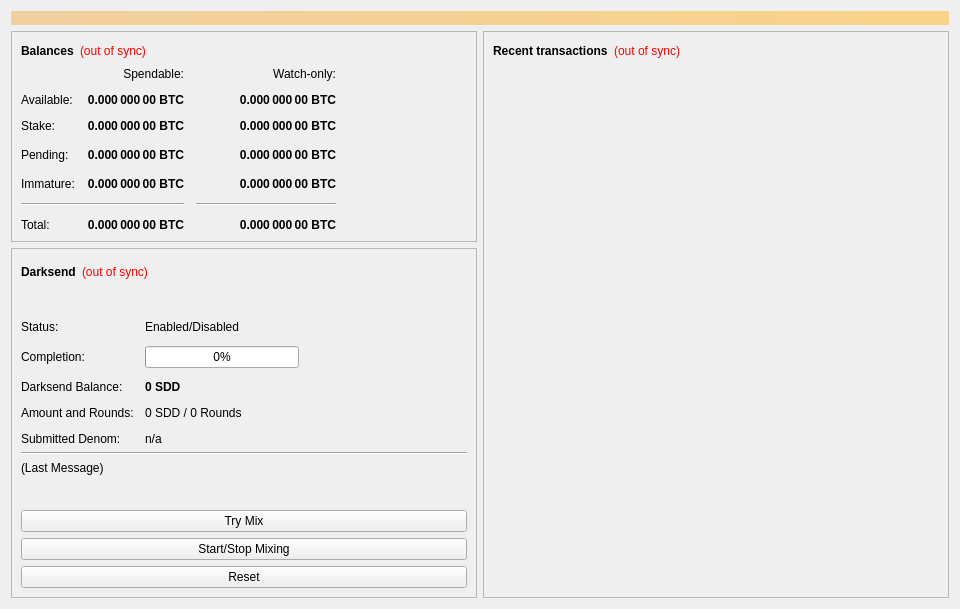
<?xml version="1.0" encoding="UTF-8"?>
<ui version="4.0">
 <class>OverviewPage</class>
 <widget class="QWidget" name="OverviewPage">
  <property name="geometry">
   <rect>
    <x>0</x>
    <y>0</y>
    <width>960</width>
    <height>594</height>
   </rect>
  </property>
  <property name="minimumSize">
   <size>
    <width>960</width>
    <height>0</height>
   </size>
  </property>
  <property name="windowTitle">
   <string>Form</string>
  </property>
  <layout class="QVBoxLayout" name="topLayout">
   <item>
    <widget class="QLabel" name="labelAlerts">
     <property name="visible">
      <bool>false</bool>
     </property>
     <property name="styleSheet">
      <string notr="true">background-color: qlineargradient(x1: 0, y1: 0, x2: 1, y2: 0, stop:0 #F0D0A0, stop:1 #F8D488); color:#000000;</string>
     </property>
     <property name="wordWrap">
      <bool>true</bool>
     </property>
     <property name="margin">
      <number>3</number>
     </property>
    </widget>
   </item>
   <item>
    <layout class="QHBoxLayout" name="horizontalLayout" stretch="1,1">
     <item>
      <layout class="QVBoxLayout" name="verticalLayout_2">
       <item>
        <widget class="QFrame" name="frame">
         <property name="frameShape">
          <enum>QFrame::StyledPanel</enum>
         </property>
         <property name="frameShadow">
          <enum>QFrame::Raised</enum>
         </property>
         <layout class="QVBoxLayout" name="verticalLayout_4">
          <item>
           <layout class="QHBoxLayout" name="horizontalLayout_4">
            <item>
             <widget class="QLabel" name="label_5">
              <property name="font">
               <font>
                <weight>75</weight>
                <bold>true</bold>
               </font>
              </property>
              <property name="text">
               <string>Balances</string>
              </property>
             </widget>
            </item>
            <item>
             <widget class="QLabel" name="labelWalletStatus">
              <property name="cursor">
               <cursorShape>WhatsThisCursor</cursorShape>
              </property>
              <property name="toolTip">
               <string>The displayed information may be out of date. Your wallet automatically synchronizes with the Steadynode network after a connection is established, but this process has not completed yet.</string>
              </property>
              <property name="styleSheet">
               <string notr="true">QLabel { color: red; }</string>
              </property>
              <property name="text">
               <string notr="true">(out of sync)</string>
              </property>
              <property name="alignment">
               <set>Qt::AlignLeading|Qt::AlignLeft|Qt::AlignVCenter</set>
              </property>
             </widget>
            </item>
            <item>
             <spacer name="horizontalSpacer_3">
              <property name="orientation">
               <enum>Qt::Horizontal</enum>
              </property>
              <property name="sizeHint" stdset="0">
               <size>
                <width>40</width>
                <height>20</height>
               </size>
              </property>
             </spacer>
            </item>
           </layout>
          </item>
          <item>
           <layout class="QGridLayout" name="gridLayout">
            <property name="spacing">
             <number>12</number>
            </property>
            <item row="3" column="2">
             <widget class="QLabel" name="labelWatchPending">
              <property name="font">
               <font>
                <weight>75</weight>
                <bold>true</bold>
               </font>
              </property>
              <property name="cursor">
               <cursorShape>IBeamCursor</cursorShape>
              </property>
              <property name="toolTip">
               <string>Unconfirmed transactions to watch-only addresses</string>
              </property>
              <property name="text">
               <string notr="true">0.000 000 00 BTC</string>
              </property>
              <property name="alignment">
               <set>Qt::AlignRight|Qt::AlignTrailing|Qt::AlignVCenter</set>
              </property>
              <property name="textInteractionFlags">
               <set>Qt::LinksAccessibleByMouse|Qt::TextSelectableByKeyboard|Qt::TextSelectableByMouse</set>
              </property>
             </widget>
            </item>
            <item row="3" column="1">
             <widget class="QLabel" name="labelUnconfirmed">
              <property name="font">
               <font>
                <weight>75</weight>
                <bold>true</bold>
               </font>
              </property>
              <property name="cursor">
               <cursorShape>IBeamCursor</cursorShape>
              </property>
              <property name="toolTip">
               <string>Total of transactions that have yet to be confirmed, and do not yet count toward the spendable balance</string>
              </property>
              <property name="text">
               <string notr="true">0.000 000 00 BTC</string>
              </property>
              <property name="alignment">
               <set>Qt::AlignRight|Qt::AlignTrailing|Qt::AlignVCenter</set>
              </property>
              <property name="textInteractionFlags">
               <set>Qt::LinksAccessibleByMouse|Qt::TextSelectableByKeyboard|Qt::TextSelectableByMouse</set>
              </property>
             </widget>
            </item>
            <item row="4" column="2">
             <widget class="QLabel" name="labelWatchImmature">
              <property name="font">
               <font>
                <weight>75</weight>
                <bold>true</bold>
               </font>
              </property>
              <property name="cursor">
               <cursorShape>IBeamCursor</cursorShape>
              </property>
              <property name="toolTip">
               <string>Mined balance in watch-only addresses that has not yet matured</string>
              </property>
              <property name="text">
               <string notr="true">0.000 000 00 BTC</string>
              </property>
              <property name="alignment">
               <set>Qt::AlignRight|Qt::AlignTrailing|Qt::AlignVCenter</set>
              </property>
              <property name="textInteractionFlags">
               <set>Qt::LinksAccessibleByMouse|Qt::TextSelectableByKeyboard|Qt::TextSelectableByMouse</set>
              </property>
             </widget>
            </item>
            <item row="5" column="0" colspan="2">
             <widget class="Line" name="lineSpendableBalance">
              <property name="orientation">
               <enum>Qt::Horizontal</enum>
              </property>
             </widget>
            </item>
            <item row="5" column="2">
             <widget class="Line" name="lineWatchBalance">
              <property name="sizePolicy">
               <sizepolicy hsizetype="Preferred" vsizetype="Fixed">
                <horstretch>0</horstretch>
                <verstretch>0</verstretch>
               </sizepolicy>
              </property>
              <property name="minimumSize">
               <size>
                <width>140</width>
                <height>0</height>
               </size>
              </property>
              <property name="orientation">
               <enum>Qt::Horizontal</enum>
              </property>
             </widget>
            </item>
            <item row="6" column="0">
             <widget class="QLabel" name="labelTotalText">
              <property name="text">
               <string>Total:</string>
              </property>
             </widget>
            </item>
            <item row="4" column="1">
             <widget class="QLabel" name="labelImmature">
              <property name="font">
               <font>
                <weight>75</weight>
                <bold>true</bold>
               </font>
              </property>
              <property name="cursor">
               <cursorShape>IBeamCursor</cursorShape>
              </property>
              <property name="toolTip">
               <string>Mined balance that has not yet matured</string>
              </property>
              <property name="text">
               <string notr="true">0.000 000 00 BTC</string>
              </property>
              <property name="alignment">
               <set>Qt::AlignRight|Qt::AlignTrailing|Qt::AlignVCenter</set>
              </property>
              <property name="textInteractionFlags">
               <set>Qt::LinksAccessibleByMouse|Qt::TextSelectableByKeyboard|Qt::TextSelectableByMouse</set>
              </property>
             </widget>
            </item>
            <item row="3" column="3">
             <spacer name="horizontalSpacer_2">
              <property name="orientation">
               <enum>Qt::Horizontal</enum>
              </property>
              <property name="sizeHint" stdset="0">
               <size>
                <width>40</width>
                <height>20</height>
               </size>
              </property>
             </spacer>
            </item>
            <item row="4" column="0">
             <widget class="QLabel" name="labelImmatureText">
              <property name="text">
               <string>Immature:</string>
              </property>
             </widget>
            </item>
            <item row="6" column="1">
             <widget class="QLabel" name="labelTotal">
              <property name="font">
               <font>
                <weight>75</weight>
                <bold>true</bold>
               </font>
              </property>
              <property name="cursor">
               <cursorShape>IBeamCursor</cursorShape>
              </property>
              <property name="toolTip">
               <string>Your current total balance</string>
              </property>
              <property name="text">
               <string notr="true">0.000 000 00 BTC</string>
              </property>
              <property name="alignment">
               <set>Qt::AlignRight|Qt::AlignTrailing|Qt::AlignVCenter</set>
              </property>
              <property name="textInteractionFlags">
               <set>Qt::LinksAccessibleByMouse|Qt::TextSelectableByKeyboard|Qt::TextSelectableByMouse</set>
              </property>
             </widget>
            </item>
            <item row="6" column="2">
             <widget class="QLabel" name="labelWatchTotal">
              <property name="font">
               <font>
                <weight>75</weight>
                <bold>true</bold>
               </font>
              </property>
              <property name="cursor">
               <cursorShape>IBeamCursor</cursorShape>
              </property>
              <property name="toolTip">
               <string>Current total balance in watch-only addresses</string>
              </property>
              <property name="text">
               <string notr="true">0.000 000 00 BTC</string>
              </property>
              <property name="alignment">
               <set>Qt::AlignRight|Qt::AlignTrailing|Qt::AlignVCenter</set>
              </property>
              <property name="textInteractionFlags">
               <set>Qt::LinksAccessibleByMouse|Qt::TextSelectableByKeyboard|Qt::TextSelectableByMouse</set>
              </property>
             </widget>
            </item>
            <item row="0" column="2">
             <widget class="QLabel" name="labelWatchonly">
              <property name="text">
               <string>Watch-only:</string>
              </property>
              <property name="alignment">
               <set>Qt::AlignRight|Qt::AlignTrailing|Qt::AlignVCenter</set>
              </property>
             </widget>
            </item>
            <item row="1" column="0">
             <widget class="QLabel" name="labelBalanceText">
              <property name="text">
               <string>Available:</string>
              </property>
             </widget>
            </item>
            <item row="1" column="1">
             <widget class="QLabel" name="labelBalance">
              <property name="font">
               <font>
                <weight>75</weight>
                <bold>true</bold>
               </font>
              </property>
              <property name="cursor">
               <cursorShape>IBeamCursor</cursorShape>
              </property>
              <property name="toolTip">
               <string>Your current spendable balance</string>
              </property>
              <property name="text">
               <string notr="true">0.000 000 00 BTC</string>
              </property>
              <property name="alignment">
               <set>Qt::AlignRight|Qt::AlignTrailing|Qt::AlignVCenter</set>
              </property>
              <property name="textInteractionFlags">
               <set>Qt::LinksAccessibleByMouse|Qt::TextSelectableByKeyboard|Qt::TextSelectableByMouse</set>
              </property>
             </widget>
            </item>
            <item row="2" column="0">
             <widget class="QLabel" name="label_10">
              <property name="text">
               <string>Stake:</string>
              </property>
             </widget>
            </item>
            <item row="2" column="1">
             <widget class="QLabel" name="labelStake">
              <property name="font">
               <font>
                <weight>75</weight>
                <bold>true</bold>
               </font>
              </property>
              <property name="cursor">
               <cursorShape>IBeamCursor</cursorShape>
              </property>
              <property name="toolTip">
               <string>Total of coins that was staked, and do not yet count toward the current balance</string>
              </property>
              <property name="text">
               <string notr="true">0.000 000 00 BTC</string>
              </property>
              <property name="alignment">
               <set>Qt::AlignRight|Qt::AlignTrailing|Qt::AlignVCenter</set>
              </property>
              <property name="textInteractionFlags">
               <set>Qt::LinksAccessibleByMouse|Qt::TextSelectableByKeyboard|Qt::TextSelectableByMouse</set>
              </property>
             </widget>
            </item>
            <item row="2" column="2">
             <widget class="QLabel" name="labelWatchStake">
              <property name="font">
               <font>
                <weight>75</weight>
                <bold>true</bold>
               </font>
              </property>
              <property name="cursor">
               <cursorShape>IBeamCursor</cursorShape>
              </property>
              <property name="toolTip">
               <string>Total of coins that was staked in watch-only addresses, and do not yet count toward the current watch-only balance</string>
              </property>
              <property name="text">
               <string notr="true">0.000 000 00 BTC</string>
              </property>
              <property name="alignment">
               <set>Qt::AlignRight|Qt::AlignTrailing|Qt::AlignVCenter</set>
              </property>
              <property name="textInteractionFlags">
               <set>Qt::LinksAccessibleByMouse|Qt::TextSelectableByKeyboard|Qt::TextSelectableByMouse</set>
              </property>
             </widget>
            </item>
            <item row="1" column="2">
             <widget class="QLabel" name="labelWatchAvailable">
              <property name="font">
               <font>
                <weight>75</weight>
                <bold>true</bold>
               </font>
              </property>
              <property name="cursor">
               <cursorShape>IBeamCursor</cursorShape>
              </property>
              <property name="toolTip">
               <string>Your current balance in watch-only addresses</string>
              </property>
              <property name="text">
               <string notr="true">0.000 000 00 BTC</string>
              </property>
              <property name="alignment">
               <set>Qt::AlignRight|Qt::AlignTrailing|Qt::AlignVCenter</set>
              </property>
              <property name="textInteractionFlags">
               <set>Qt::LinksAccessibleByMouse|Qt::TextSelectableByKeyboard|Qt::TextSelectableByMouse</set>
              </property>
             </widget>
            </item>
            <item row="3" column="0">
             <widget class="QLabel" name="labelPendingText">
              <property name="text">
               <string>Pending:</string>
              </property>
             </widget>
            </item>
            <item row="0" column="1">
             <widget class="QLabel" name="labelSpendable">
              <property name="text">
               <string>Spendable:</string>
              </property>
              <property name="alignment">
               <set>Qt::AlignRight|Qt::AlignTrailing|Qt::AlignVCenter</set>
              </property>
             </widget>
            </item>
           </layout>
          </item>
         </layout>
        </widget>
       </item>
       <item>
        <widget class="QFrame" name="frameDarksend">
         <property name="sizePolicy">
          <sizepolicy hsizetype="Expanding" vsizetype="Expanding">
           <horstretch>0</horstretch>
           <verstretch>0</verstretch>
          </sizepolicy>
         </property>
         <property name="minimumSize">
          <size>
           <width>0</width>
           <height>350</height>
          </size>
         </property>
         <property name="layoutDirection">
          <enum>Qt::LeftToRight</enum>
         </property>
         <property name="frameShape">
          <enum>QFrame::StyledPanel</enum>
         </property>
         <property name="frameShadow">
          <enum>QFrame::Raised</enum>
         </property>
         <layout class="QVBoxLayout" name="verticalLayout_5">
          <item>
           <layout class="QHBoxLayout" name="horizontalLayout_5">
            <item>
             <widget class="QLabel" name="label_2">
              <property name="font">
               <font>
                <weight>75</weight>
                <bold>true</bold>
               </font>
              </property>
              <property name="text">
               <string>Darksend</string>
              </property>
             </widget>
            </item>
            <item>
             <widget class="QLabel" name="labelDarksendSyncStatus">
              <property name="toolTip">
               <string>The displayed information may be out of date. Your wallet automatically synchronizes with the Steadynode network after a connection is established, but this process has not completed yet.</string>
              </property>
              <property name="styleSheet">
               <string notr="true">QLabel { color: red; }</string>
              </property>
              <property name="text">
               <string notr="true">(out of sync)</string>
              </property>
              <property name="alignment">
               <set>Qt::AlignLeading|Qt::AlignLeft|Qt::AlignVCenter</set>
              </property>
             </widget>
            </item>
            <item>
             <spacer name="horizontalSpacer_4">
              <property name="orientation">
               <enum>Qt::Horizontal</enum>
              </property>
              <property name="sizeHint" stdset="0">
               <size>
                <width>40</width>
                <height>20</height>
               </size>
              </property>
             </spacer>
            </item>
           </layout>
          </item>
          <item>
           <widget class="QPushButton" name="runAutoDenom">
            <property name="palette">
             <palette>
              <active>
               <colorrole role="WindowText">
                <brush brushstyle="SolidPattern">
                 <color alpha="255">
                  <red>0</red>
                  <green>0</green>
                  <blue>0</blue>
                 </color>
                </brush>
               </colorrole>
               <colorrole role="Button">
                <brush brushstyle="SolidPattern">
                 <color alpha="255">
                  <red>239</red>
                  <green>238</green>
                  <blue>238</blue>
                 </color>
                </brush>
               </colorrole>
               <colorrole role="Light">
                <brush brushstyle="SolidPattern">
                 <color alpha="255">
                  <red>255</red>
                  <green>255</green>
                  <blue>255</blue>
                 </color>
                </brush>
               </colorrole>
               <colorrole role="Midlight">
                <brush brushstyle="SolidPattern">
                 <color alpha="255">
                  <red>247</red>
                  <green>246</green>
                  <blue>246</blue>
                 </color>
                </brush>
               </colorrole>
               <colorrole role="Dark">
                <brush brushstyle="SolidPattern">
                 <color alpha="255">
                  <red>119</red>
                  <green>119</green>
                  <blue>119</blue>
                 </color>
                </brush>
               </colorrole>
               <colorrole role="Mid">
                <brush brushstyle="SolidPattern">
                 <color alpha="255">
                  <red>159</red>
                  <green>159</green>
                  <blue>159</blue>
                 </color>
                </brush>
               </colorrole>
               <colorrole role="Text">
                <brush brushstyle="SolidPattern">
                 <color alpha="255">
                  <red>0</red>
                  <green>0</green>
                  <blue>0</blue>
                 </color>
                </brush>
               </colorrole>
               <colorrole role="BrightText">
                <brush brushstyle="SolidPattern">
                 <color alpha="255">
                  <red>255</red>
                  <green>255</green>
                  <blue>255</blue>
                 </color>
                </brush>
               </colorrole>
               <colorrole role="ButtonText">
                <brush brushstyle="SolidPattern">
                 <color alpha="255">
                  <red>0</red>
                  <green>0</green>
                  <blue>0</blue>
                 </color>
                </brush>
               </colorrole>
               <colorrole role="Base">
                <brush brushstyle="SolidPattern">
                 <color alpha="255">
                  <red>255</red>
                  <green>255</green>
                  <blue>255</blue>
                 </color>
                </brush>
               </colorrole>
               <colorrole role="Window">
                <brush brushstyle="SolidPattern">
                 <color alpha="255">
                  <red>239</red>
                  <green>238</green>
                  <blue>238</blue>
                 </color>
                </brush>
               </colorrole>
               <colorrole role="Shadow">
                <brush brushstyle="SolidPattern">
                 <color alpha="255">
                  <red>0</red>
                  <green>0</green>
                  <blue>0</blue>
                 </color>
                </brush>
               </colorrole>
               <colorrole role="AlternateBase">
                <brush brushstyle="SolidPattern">
                 <color alpha="255">
                  <red>247</red>
                  <green>246</green>
                  <blue>246</blue>
                 </color>
                </brush>
               </colorrole>
               <colorrole role="ToolTipBase">
                <brush brushstyle="SolidPattern">
                 <color alpha="255">
                  <red>255</red>
                  <green>255</green>
                  <blue>220</blue>
                 </color>
                </brush>
               </colorrole>
               <colorrole role="ToolTipText">
                <brush brushstyle="SolidPattern">
                 <color alpha="255">
                  <red>0</red>
                  <green>0</green>
                  <blue>0</blue>
                 </color>
                </brush>
               </colorrole>
              </active>
              <inactive>
               <colorrole role="WindowText">
                <brush brushstyle="SolidPattern">
                 <color alpha="255">
                  <red>0</red>
                  <green>0</green>
                  <blue>0</blue>
                 </color>
                </brush>
               </colorrole>
               <colorrole role="Button">
                <brush brushstyle="SolidPattern">
                 <color alpha="255">
                  <red>239</red>
                  <green>238</green>
                  <blue>238</blue>
                 </color>
                </brush>
               </colorrole>
               <colorrole role="Light">
                <brush brushstyle="SolidPattern">
                 <color alpha="255">
                  <red>255</red>
                  <green>255</green>
                  <blue>255</blue>
                 </color>
                </brush>
               </colorrole>
               <colorrole role="Midlight">
                <brush brushstyle="SolidPattern">
                 <color alpha="255">
                  <red>247</red>
                  <green>246</green>
                  <blue>246</blue>
                 </color>
                </brush>
               </colorrole>
               <colorrole role="Dark">
                <brush brushstyle="SolidPattern">
                 <color alpha="255">
                  <red>119</red>
                  <green>119</green>
                  <blue>119</blue>
                 </color>
                </brush>
               </colorrole>
               <colorrole role="Mid">
                <brush brushstyle="SolidPattern">
                 <color alpha="255">
                  <red>159</red>
                  <green>159</green>
                  <blue>159</blue>
                 </color>
                </brush>
               </colorrole>
               <colorrole role="Text">
                <brush brushstyle="SolidPattern">
                 <color alpha="255">
                  <red>0</red>
                  <green>0</green>
                  <blue>0</blue>
                 </color>
                </brush>
               </colorrole>
               <colorrole role="BrightText">
                <brush brushstyle="SolidPattern">
                 <color alpha="255">
                  <red>255</red>
                  <green>255</green>
                  <blue>255</blue>
                 </color>
                </brush>
               </colorrole>
               <colorrole role="ButtonText">
                <brush brushstyle="SolidPattern">
                 <color alpha="255">
                  <red>0</red>
                  <green>0</green>
                  <blue>0</blue>
                 </color>
                </brush>
               </colorrole>
               <colorrole role="Base">
                <brush brushstyle="SolidPattern">
                 <color alpha="255">
                  <red>255</red>
                  <green>255</green>
                  <blue>255</blue>
                 </color>
                </brush>
               </colorrole>
               <colorrole role="Window">
                <brush brushstyle="SolidPattern">
                 <color alpha="255">
                  <red>239</red>
                  <green>238</green>
                  <blue>238</blue>
                 </color>
                </brush>
               </colorrole>
               <colorrole role="Shadow">
                <brush brushstyle="SolidPattern">
                 <color alpha="255">
                  <red>0</red>
                  <green>0</green>
                  <blue>0</blue>
                 </color>
                </brush>
               </colorrole>
               <colorrole role="AlternateBase">
                <brush brushstyle="SolidPattern">
                 <color alpha="255">
                  <red>247</red>
                  <green>246</green>
                  <blue>246</blue>
                 </color>
                </brush>
               </colorrole>
               <colorrole role="ToolTipBase">
                <brush brushstyle="SolidPattern">
                 <color alpha="255">
                  <red>255</red>
                  <green>255</green>
                  <blue>220</blue>
                 </color>
                </brush>
               </colorrole>
               <colorrole role="ToolTipText">
                <brush brushstyle="SolidPattern">
                 <color alpha="255">
                  <red>0</red>
                  <green>0</green>
                  <blue>0</blue>
                 </color>
                </brush>
               </colorrole>
              </inactive>
              <disabled>
               <colorrole role="WindowText">
                <brush brushstyle="SolidPattern">
                 <color alpha="255">
                  <red>119</red>
                  <green>119</green>
                  <blue>119</blue>
                 </color>
                </brush>
               </colorrole>
               <colorrole role="Button">
                <brush brushstyle="SolidPattern">
                 <color alpha="255">
                  <red>239</red>
                  <green>238</green>
                  <blue>238</blue>
                 </color>
                </brush>
               </colorrole>
               <colorrole role="Light">
                <brush brushstyle="SolidPattern">
                 <color alpha="255">
                  <red>255</red>
                  <green>255</green>
                  <blue>255</blue>
                 </color>
                </brush>
               </colorrole>
               <colorrole role="Midlight">
                <brush brushstyle="SolidPattern">
                 <color alpha="255">
                  <red>247</red>
                  <green>246</green>
                  <blue>246</blue>
                 </color>
                </brush>
               </colorrole>
               <colorrole role="Dark">
                <brush brushstyle="SolidPattern">
                 <color alpha="255">
                  <red>119</red>
                  <green>119</green>
                  <blue>119</blue>
                 </color>
                </brush>
               </colorrole>
               <colorrole role="Mid">
                <brush brushstyle="SolidPattern">
                 <color alpha="255">
                  <red>159</red>
                  <green>159</green>
                  <blue>159</blue>
                 </color>
                </brush>
               </colorrole>
               <colorrole role="Text">
                <brush brushstyle="SolidPattern">
                 <color alpha="255">
                  <red>119</red>
                  <green>119</green>
                  <blue>119</blue>
                 </color>
                </brush>
               </colorrole>
               <colorrole role="BrightText">
                <brush brushstyle="SolidPattern">
                 <color alpha="255">
                  <red>255</red>
                  <green>255</green>
                  <blue>255</blue>
                 </color>
                </brush>
               </colorrole>
               <colorrole role="ButtonText">
                <brush brushstyle="SolidPattern">
                 <color alpha="255">
                  <red>119</red>
                  <green>119</green>
                  <blue>119</blue>
                 </color>
                </brush>
               </colorrole>
               <colorrole role="Base">
                <brush brushstyle="SolidPattern">
                 <color alpha="255">
                  <red>239</red>
                  <green>238</green>
                  <blue>238</blue>
                 </color>
                </brush>
               </colorrole>
               <colorrole role="Window">
                <brush brushstyle="SolidPattern">
                 <color alpha="255">
                  <red>239</red>
                  <green>238</green>
                  <blue>238</blue>
                 </color>
                </brush>
               </colorrole>
               <colorrole role="Shadow">
                <brush brushstyle="SolidPattern">
                 <color alpha="255">
                  <red>0</red>
                  <green>0</green>
                  <blue>0</blue>
                 </color>
                </brush>
               </colorrole>
               <colorrole role="AlternateBase">
                <brush brushstyle="SolidPattern">
                 <color alpha="255">
                  <red>239</red>
                  <green>238</green>
                  <blue>238</blue>
                 </color>
                </brush>
               </colorrole>
               <colorrole role="ToolTipBase">
                <brush brushstyle="SolidPattern">
                 <color alpha="255">
                  <red>255</red>
                  <green>255</green>
                  <blue>220</blue>
                 </color>
                </brush>
               </colorrole>
               <colorrole role="ToolTipText">
                <brush brushstyle="SolidPattern">
                 <color alpha="255">
                  <red>0</red>
                  <green>0</green>
                  <blue>0</blue>
                 </color>
                </brush>
               </colorrole>
              </disabled>
             </palette>
            </property>
            <property name="focusPolicy">
             <enum>Qt::NoFocus</enum>
            </property>
            <property name="autoFillBackground">
             <bool>true</bool>
            </property>
            <property name="text">
             <string/>
            </property>
            <property name="flat">
             <bool>true</bool>
            </property>
           </widget>
          </item>
          <item>
           <layout class="QFormLayout" name="formLayout">
            <property name="fieldGrowthPolicy">
             <enum>QFormLayout::AllNonFixedFieldsGrow</enum>
            </property>
            <property name="horizontalSpacing">
             <number>11</number>
            </property>
            <property name="verticalSpacing">
             <number>12</number>
            </property>
            <item row="0" column="0">
             <widget class="QLabel" name="label_6">
              <property name="text">
               <string>Status:</string>
              </property>
             </widget>
            </item>
            <item row="1" column="0">
             <widget class="QLabel" name="label_7">
              <property name="text">
               <string>Completion:</string>
              </property>
             </widget>
            </item>
            <item row="1" column="1">
             <widget class="QProgressBar" name="darksendProgress">
              <property name="maximumSize">
               <size>
                <width>154</width>
                <height>16777215</height>
               </size>
              </property>
              <property name="value">
               <number>0</number>
              </property>
             </widget>
            </item>
            <item row="3" column="0">
             <widget class="QLabel" name="labelAnonymizedText">
              <property name="text">
               <string>Darksend Balance:</string>
              </property>
             </widget>
            </item>
            <item row="3" column="1">
             <widget class="QLabel" name="labelAnonymized">
              <property name="font">
               <font>
                <weight>75</weight>
                <bold>true</bold>
               </font>
              </property>
              <property name="text">
               <string notr="true">0 SDD</string>
              </property>
             </widget>
            </item>
            <item row="4" column="0">
             <widget class="QLabel" name="label_8">
              <property name="text">
               <string>Amount and Rounds:</string>
              </property>
             </widget>
            </item>
            <item row="4" column="1">
             <widget class="QLabel" name="labelAmountRounds">
              <property name="text">
               <string>0 SDD / 0 Rounds</string>
              </property>
             </widget>
            </item>
            <item row="5" column="0">
             <widget class="QLabel" name="label_9">
              <property name="text">
               <string>Submitted Denom:</string>
              </property>
             </widget>
            </item>
            <item row="5" column="1">
             <widget class="QLabel" name="labelSubmittedDenom">
              <property name="toolTip">
               <string>The denominations you submitted to the Masternode.&lt;br&gt;To mix, other users must submit the exact same denominations.</string>
              </property>
              <property name="text">
               <string>n/a</string>
              </property>
             </widget>
            </item>
            <item row="0" column="1">
             <widget class="QLabel" name="darksendEnabled">
              <property name="text">
               <string>Enabled/Disabled</string>
              </property>
             </widget>
            </item>
           </layout>
          </item>
          <item>
           <widget class="Line" name="lineLastMessage">
            <property name="orientation">
             <enum>Qt::Horizontal</enum>
            </property>
           </widget>
          </item>
          <item>
           <widget class="QLabel" name="darksendStatus">
            <property name="minimumSize">
             <size>
              <width>288</width>
              <height>43</height>
             </size>
            </property>
            <property name="text">
             <string>(Last Message)</string>
            </property>
            <property name="alignment">
             <set>Qt::AlignLeading|Qt::AlignLeft|Qt::AlignTop</set>
            </property>
            <property name="wordWrap">
             <bool>true</bool>
            </property>
           </widget>
          </item>
          <item>
           <widget class="QPushButton" name="darksendAuto">
            <property name="sizePolicy">
             <sizepolicy hsizetype="MinimumExpanding" vsizetype="Fixed">
              <horstretch>0</horstretch>
              <verstretch>0</verstretch>
             </sizepolicy>
            </property>
            <property name="toolTip">
             <string>Try to manually submit a Darksend request.</string>
            </property>
            <property name="text">
             <string>Try Mix</string>
            </property>
           </widget>
          </item>
          <item>
           <widget class="QPushButton" name="toggleDarksend">
            <property name="sizePolicy">
             <sizepolicy hsizetype="MinimumExpanding" vsizetype="Fixed">
              <horstretch>0</horstretch>
              <verstretch>0</verstretch>
             </sizepolicy>
            </property>
            <property name="text">
             <string>Start/Stop Mixing</string>
            </property>
           </widget>
          </item>
          <item>
           <widget class="QPushButton" name="darksendReset">
            <property name="sizePolicy">
             <sizepolicy hsizetype="MinimumExpanding" vsizetype="Fixed">
              <horstretch>0</horstretch>
              <verstretch>0</verstretch>
             </sizepolicy>
            </property>
            <property name="toolTip">
             <string>Reset the current status of Darksend (can interrupt Darksend if it's in the process of Mixing, which can cost you money!)</string>
            </property>
            <property name="autoFillBackground">
             <bool>false</bool>
            </property>
            <property name="text">
             <string>Reset</string>
            </property>
           </widget>
          </item>
         </layout>
        </widget>
       </item>
       <item>
        <spacer name="verticalSpacer">
         <property name="orientation">
          <enum>Qt::Vertical</enum>
         </property>
         <property name="sizeHint" stdset="0">
          <size>
           <width>20</width>
           <height>40</height>
          </size>
         </property>
        </spacer>
       </item>
      </layout>
     </item>
     <item>
      <layout class="QVBoxLayout" name="verticalLayout_3">
       <item>
        <widget class="QFrame" name="frame_2">
         <property name="frameShape">
          <enum>QFrame::StyledPanel</enum>
         </property>
         <property name="frameShadow">
          <enum>QFrame::Raised</enum>
         </property>
         <layout class="QVBoxLayout" name="verticalLayout">
          <item>
           <layout class="QHBoxLayout" name="horizontalLayout_2">
            <item>
             <widget class="QLabel" name="label_4">
              <property name="font">
               <font>
                <weight>75</weight>
                <bold>true</bold>
               </font>
              </property>
              <property name="text">
               <string>Recent transactions</string>
              </property>
             </widget>
            </item>
            <item>
             <widget class="QLabel" name="labelTransactionsStatus">
              <property name="cursor">
               <cursorShape>WhatsThisCursor</cursorShape>
              </property>
              <property name="toolTip">
               <string>The displayed information may be out of date. Your wallet automatically synchronizes with the Steadynode network after a connection is established, but this process has not completed yet.</string>
              </property>
              <property name="styleSheet">
               <string notr="true">QLabel { color: red; }</string>
              </property>
              <property name="text">
               <string notr="true">(out of sync)</string>
              </property>
              <property name="alignment">
               <set>Qt::AlignRight|Qt::AlignTrailing|Qt::AlignVCenter</set>
              </property>
             </widget>
            </item>
            <item>
             <spacer name="horizontalSpacer">
              <property name="orientation">
               <enum>Qt::Horizontal</enum>
              </property>
              <property name="sizeHint" stdset="0">
               <size>
                <width>40</width>
                <height>20</height>
               </size>
              </property>
             </spacer>
            </item>
           </layout>
          </item>
          <item>
           <widget class="QListView" name="listTransactions">
            <property name="styleSheet">
             <string notr="true">QListView { background: transparent; }</string>
            </property>
            <property name="frameShape">
             <enum>QFrame::NoFrame</enum>
            </property>
            <property name="verticalScrollBarPolicy">
             <enum>Qt::ScrollBarAlwaysOff</enum>
            </property>
            <property name="horizontalScrollBarPolicy">
             <enum>Qt::ScrollBarAlwaysOff</enum>
            </property>
            <property name="selectionMode">
             <enum>QAbstractItemView::NoSelection</enum>
            </property>
           </widget>
          </item>
         </layout>
        </widget>
       </item>
      </layout>
     </item>
    </layout>
   </item>
  </layout>
 </widget>
 <resources/>
 <connections/>
</ui>
